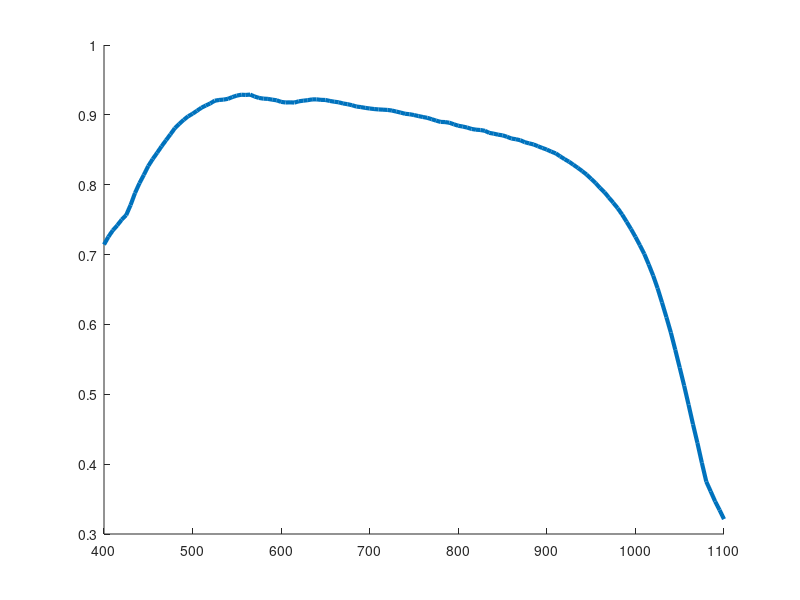

This figure's MATLAB source: (Note: this script raises an error after producing the figure.)
clear all;clc;


% load("PM_under_EQE_090624.mat");
%load("PM_under_EQE_using_PD_200624.mat");
%load("PM_under_EQE_using_PM_200624.mat");

load('PD_measurements_400_5_1100.mat');

load("IM_under_EQE_using_PD_270624.mat");
Iph_PD=Output_current;
load("IM_under_EQE_using_refernce_cell_270624_2.mat");
Iph_cell=Output_current;


%load("I_from_solar_cell_REFQ_measurement.mat");
Iph=Output_current;



lamda=lambda*10^-9; % in meter
p_in=Measured_Power.'; % the power of the lemp for each  lambda in W/m^2

h=6.626*10^-34; %in Js
c=299792458; % in m/s
e=1.602*10^-19; % in C
E_photon=(h*c)./lamda; % in J
photon_flex=p_in./E_photon; % the photon flex in m^2/s
electrons_collected_PD = (-Iph_PD./e); % in electron/s
electrons_collected_cell = (-Iph_cell./e); % in electron/s
EQE_measurements_cell=electrons_collected_cell./(0.95*photon_flex); 
EQE_measurements_PD=electrons_collected_PD./(0.95*photon_flex); 

hold on
plot(lambda,movmean(EQE_measurements_cell,10),'DisplayName',' Si cell EQE- Calibration Measurements ','Linewidth',3);
hold on; load ("Cal_EQE_data.mat","Cal_EQE");
load("PD_EQE_220727132.mat");


plot(Cal_EQE(12:end,1),Cal_EQE(12:end,2)./100,'DisplayName','Calibrated Si cell','Linewidth',3); hold on;
%errorbar(Cal_EQE(:,1),Cal_EQE(:,2)./100,Cal_EQE(:,2)./100-0.9*(Cal_EQE(:,2)./100),1.1*(Cal_EQE(:,2)./100)-Cal_EQE(:,2)./100,'DisplayName','Calibrated Si cell'); hold on;

plot(lambda,movmean(EQE_measurements_PD,10),'DisplayName','Photodiode EQE- Calibration Measurements ','Linewidth',4);

plot(EQE_photodiode_lambda(6:end),EQE_photodiode(6:end),'DisplayName','Photodiode EQE','Linewidth',3);
%errorbar(EQE_photodiode_lambda,EQE_photodiode,(EQE_photodiode-0.9*EQE_photodiode),(1.1*EQE_photodiode-EQE_photodiode),'DisplayName','Photodiode EQE');
legend;

xlabel("Wavelength[nm]")
ylabel("External Quantum Efficiency")
%title ("EQE Measurements")
set(gca,'Fontsize',14)

EdgeColor — Box outline color